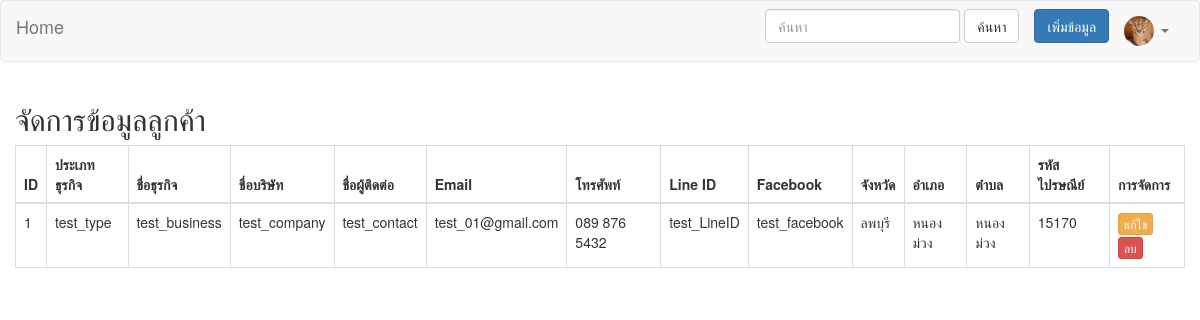
/index.php (signed in), run on the app's committed database.
### tables this page shows
CREATE TABLE `users` (
  `id` int(6) UNSIGNED NOT NULL,
  `username` varchar(30) NOT NULL,
  `password` varchar(255) NOT NULL,
  `profile_image` varchar(255) NOT NULL
);

CREATE TABLE `customers_data` (
  `id` int(11) NOT NULL,
  `business_type` varchar(255) DEFAULT NULL,
  `business_name` varchar(255) DEFAULT NULL,
  `company_name` varchar(255) DEFAULT NULL,
  `contact_name` varchar(255) DEFAULT NULL,
  `email` varchar(255) DEFAULT NULL,
  `phone` varchar(20) DEFAULT NULL,
  `line_id` varchar(255) DEFAULT NULL,
  `facebook` varchar(255) DEFAULT NULL,
  `province` varchar(255) DEFAULT NULL,
  `amphure` varchar(255) DEFAULT NULL,
  `district` varchar(255) DEFAULT NULL,
  `zip_code` int(11) DEFAULT NULL
);

CREATE TABLE `provinces` (
  `id` int(5) NOT NULL,
  `code` varchar(2) NOT NULL,
  `name_th` varchar(150) NOT NULL,
  `name_en` varchar(150) NOT NULL
);

CREATE TABLE `amphures` (
  `id` int(5) NOT NULL,
  `code` varchar(4) NOT NULL,
  `name_th` varchar(150) NOT NULL,
  `name_en` varchar(150) NOT NULL,
  `province_id` int(5) NOT NULL DEFAULT 0
);

CREATE TABLE `districts` (
  `id` varchar(6) NOT NULL,
  `zip_code` int(11) NOT NULL,
  `name_th` varchar(150) NOT NULL,
  `name_en` varchar(150) NOT NULL,
  `amphure_id` int(11) NOT NULL DEFAULT 0
);

### get_customers.php (called while the page is built, shortened)
<?php
require_once('dbconnect.php');
$sql_customers = "SELECT cd.id, cd.business_type, cd.business_name, cd.company_name, cd.contact_name, cd.email, cd.phone, cd.line_id, cd.facebook,
p.name_th AS province_name, a.name_th AS amphure_name, d.name_th AS district_name, cd.zip_code
FROM customers_data cd
INNER JOIN provinces p ON cd.province = p.id
INNER JOIN amphures a ON cd.amphure = a.id
INNER JOIN districts d ON cd.district = d.id";
$result_customers = $conn->query($sql_customers);
?>

### index.php (the view, shortened to what this page needs)
<?php
require_once('dbconnect.php');
$user_id = $_SESSION['user_id'];
$sql = "SELECT username, profile_image FROM users WHERE id = $user_id";
$result = $conn->query($sql);
if ($result->num_rows > 0) {
    $row = $result->fetch_assoc();
    $profile_image = !empty($row['profile_image']) ? $row['profile_image'] : "path/to/default/profile/image";
} else {
    $username = "Guest";
    $profile_image = "path/to/default/profile/image";
}
include_once 'get_customers.php';
?>
<!DOCTYPE html>
<html lang="th">
<head>
  <link rel="stylesheet" href="https://maxcdn.bootstrapcdn.com/bootstrap/3.4.1/css/bootstrap.min.css">
</head>
<body>
<nav class="navbar navbar-default">
  <div class="container-fluid">
    <div class="navbar-header">
      <a class="navbar-brand" href="#">Home</a>
    </div>
    <div class="collapse navbar-collapse">
      <ul class="nav navbar-nav navbar-right">
        <li>
          <form class="navbar-form" action="index.php" method="get">
            <div class="form-group">
              <input type="text" class="form-control" placeholder="ค้นหา" name="search">
            </div>
            <button type="submit" class="btn btn-default">ค้นหา</button>
          </form>
        </li>
        <li><button type="button" class="btn btn-primary navbar-btn" data-toggle="modal" data-target="#insertModal">เพิ่มข้อมูล</button></li>
        <li class="dropdown">
  <a href="#" class="dropdown-toggle" data-toggle="dropdown">
    <?php
    if (!empty($profile_image)) {
        echo '<img src="' . $profile_image . '" class="profile-img" alt="Profile Image">';
    } else {
        echo 'โปรไฟล์';
    }
    ?>
    <span class="caret"></span>
  </a>
        </li>
      </ul>
    </div>
  </div>
</nav>
<div class="container-fluid">
  <h2>จัดการข้อมูลลูกค้า</h2>
  <table class="table table-bordered">
    <thead>
      <tr>
        <th>ID</th>
        <th>ประเภทธุรกิจ</th>
        <th>ชื่อธุรกิจ</th>
        <th>ชื่อบริษัท</th>
        <th>ชื่อผู้ติดต่อ</th>
        <th>Email</th>
        <th>โทรศัพท์</th>
        <th>Line ID</th>
        <th>Facebook</th>
        <th>จังหวัด</th>
        <th>อำเภอ</th>
        <th>ตำบล</th>
        <th>รหัสไปรษณีย์</th>
        <th>การจัดการ</th>
      </tr>
    </thead>
    <tbody>
    <?php
    if ($result_customers->num_rows > 0) {
        while($row = $result_customers->fetch_assoc()) {
            echo "<tr>";
            echo "<td>".$row['id']."</td>";
            echo "<td>".$row['business_type']."</td>";
            echo "<td>".$row['business_name']."</td>";
            echo "<td>".$row['company_name']."</td>";
            echo "<td>".$row['contact_name']."</td>";
            echo "<td>".$row['email']."</td>";
            echo "<td>".$row['phone']."</td>";
            echo "<td>".$row['line_id']."</td>";
            echo "<td>".$row['facebook']."</td>";
            echo "<td>".$row['province_name']."</td>";
            echo "<td>".$row['amphure_name']."</td>";
            echo "<td>".$row['district_name']."</td>";
            echo "<td>".$row['zip_code']."</td>";
            echo '<td>
                    <a href="editdata.php?id='.$row['id'].'" class="btn btn-warning btn-xs">แก้ไข</a>
                    <a href="deletedata.php?id='.$row['id'].'" class="btn btn-danger btn-xs" onclick="return confirm(\'คุณต้องการลบข้อมูลนี้หรือไม่?\')">ลบ</a>
                  </td>';
            echo "</tr>";
        }
    } else {
        echo "<tr><td colspan='14'>ไม่พบข้อมูล</td></tr>";
    }
    ?>
    </tbody>
  </table>
</div>
</body>
</html>

### index.php (style rules this page uses)
.profile-img { max-width: 30px; max-height: 30px; border-radius: 50%; margin-right: 1px; }

### data on the page
users: profile_image (picture)
customers_data: id "1", business_type "test_type", business_name "test_business", company_name "test_company", contact_name "test_contact", email "test_01@gmail.com", phone "089 876 5432", line "test_LineID", facebook "test_facebook", provinces.name_th "ลพบุรี", amphures.name_th "หนองม่วง", districts.name_th "หนองม่วง", zip_code "15170"
